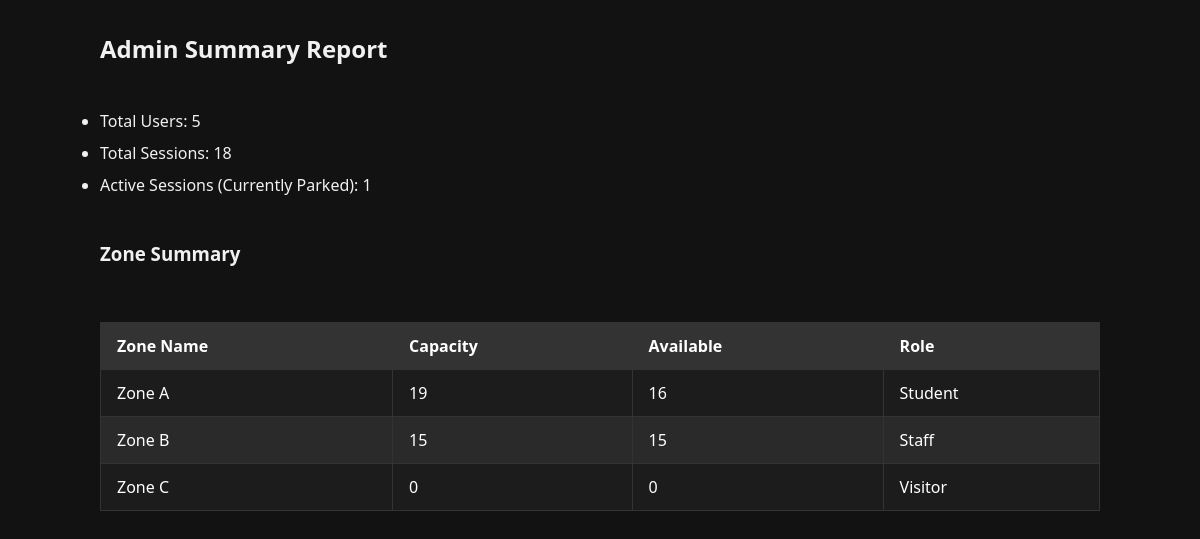
Page /admin_report.php on the committed database.
### tables this page shows
CREATE TABLE `zone` (
  `zoneID` char(1) NOT NULL,
  `zoneName` varchar(50) NOT NULL,
  `capacity` int(11) NOT NULL,
  `availableSpace` int(11) NOT NULL,
  `Role` enum('student','staff','visitor') NOT NULL
);

### admin_report.php (the view, shortened to what this page needs)
<?php
require_once "includes/db_connect.php";
$totalSessions = $conn->query("SELECT COUNT(*) as total FROM Session")->fetch_assoc()["total"];
$activeSessions = $conn->query("SELECT COUNT(*) as active FROM Session WHERE checkoutTime IS NULL")->fetch_assoc()["active"];
$totalUsers = $conn->query("SELECT
                                (SELECT COUNT(*) FROM Student) +
                                (SELECT COUNT(*) FROM Staff) +
                                (SELECT COUNT(*) FROM Visitor) AS total")->fetch_assoc()["total"];
$zones = $conn->query("SELECT * FROM Zone");
?>
<!DOCTYPE html>
<html lang="en">
<head>
    <link rel="stylesheet" href="css/admin.css">
</head>
<body>
<div class="admin-container">
    <h2>Admin Summary Report</h2>
    <ul style="line-height: 2;">
        <li>Total Users: <?= $totalUsers ?></li>
        <li>Total Sessions: <?= $totalSessions ?></li>
        <li>Active Sessions (Currently Parked): <?= $activeSessions ?></li>
    </ul>
    <h3>Zone Summary</h3>
    <table>
        <thead>
            <tr>
                <th>Zone Name</th>
                <th>Capacity</th>
                <th>Available</th>
                <th>Role</th>
            </tr>
        </thead>
        <tbody>
            <?php while ($zone = $zones->fetch_assoc()): ?>
                <tr>
                    <td><?= htmlspecialchars($zone["zoneName"]) ?></td>
                    <td><?= $zone["capacity"] ?></td>
                    <td><?= $zone["availableSpace"] ?></td>
                    <td><?= ucfirst($zone["Role"]) ?></td>
                </tr>
            <?php endwhile; ?>
        </tbody>
    </table>
</div>
</body>
</html>

### css/admin.css (style rules this page uses)
* { margin: 0; padding: 0; box-sizing: border-box; }
body { font-family: 'Segoe UI', Tahoma, Geneva, Verdana, sans-serif; background-color: #121212; color: #f1f1f1; padding: 2rem; }
.admin-container { max-width: 1000px; margin: auto; display: flex; flex-direction: column; gap: 2.5rem; }
table { width: 100%; border-collapse: collapse; margin-top: 1rem; }
table thead { background-color: #333; color: #ff7f27; }
table th, table td { padding: 0.75rem 1rem; border: 1px solid #444; text-align: left; }
table tr:nth-child(even) { background-color: #1a1a1a; }
table { width: 100%; border-collapse: collapse; margin-top: 1rem; background-color: #1c1c1c; }
table th, table td { padding: 0.75rem 1rem; border: 1px solid #333; text-align: left; color: #fff; }
table tr:nth-child(even) { background-color: #2a2a2a; }

### rows in the picture
zone: zoneName "Zone A", capacity "19", availableSpace "16", Role "Student"
zone: zoneName "Zone B", capacity "15", availableSpace "15", Role "Staff"
zone: zoneName "Zone C", capacity "0", availableSpace "0", Role "Visitor"

### other values in the picture
$totalUsers "5"
$totalSessions "18"
$activeSessions "1"
